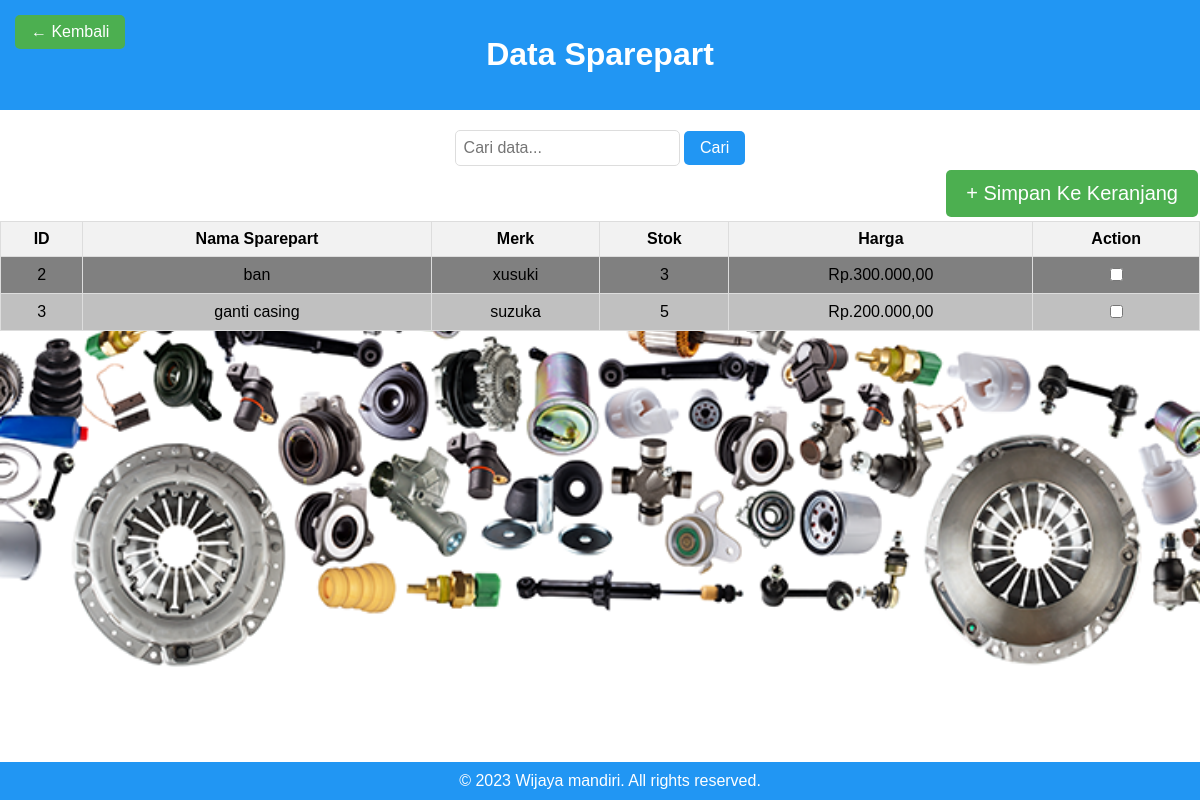
Screenshot of /input_sparepart.php (signed in) with the database file from the repository.
### tables this page shows
CREATE TABLE `sparepart` (
  `id_sparepart` int(3) NOT NULL,
  `nama_sparepart` varchar(50) NOT NULL,
  `merk_sparepart` varchar(20) NOT NULL,
  `stok_sparepart` int(3) NOT NULL,
  `harga_sparepart` int(30) NOT NULL
);

### input_sparepart.php (the view, shortened to what this page needs)
<?php
include 'koneksi.php';
$sql = "SELECT * FROM sparepart";
$result = mysqli_query($conn, $sql);
?>
<!DOCTYPE html>
<html>
<head>
</head>
<body>
    <header>
        <h1>Data Sparepart</h1>
    </header>
    <div class="search-form">
        <form action="" method="get">
            <input type="text" name="search" placeholder="Cari data...">
            <input type="submit" value="Cari">
        </form>
    </div>
    <table>
        <tr>
            <th>ID</th>
            <th>Nama Sparepart</th>
            <th>Merk</th>
            <th>Stok</th>
            <th>Harga</th>
            <th>Action</th>
        </tr>
        <form action="input_pemesanan_sparepart.php" method="post" >
        <?php
        if (mysqli_num_rows($result) > 0) {
            while ($row = mysqli_fetch_assoc($result)) {
                echo "<tr>";
                echo "<td>" . $row["id_sparepart"] . "</td>";
                echo "<td>" . $row["nama_sparepart"] . "</td>";
                echo "<td>" . $row["merk_sparepart"] . "</td>";
                echo "<td>" . $row["stok_sparepart"] . "</td>";
                echo "<td>Rp." . number_format($row["harga_sparepart"], 0, ',', '.') . ",00"."</td>";
                echo "<td><input type='checkbox' name='sparepart[]' value='" . $row["id_sparepart"] . "'></td>";
                echo "</tr>";
            }
        } else {
            echo "<tr><td colspan='5'>Tidak ada data sparepart yang ditemukan.</td></tr>";
        }
        ?>
        <input type="submit" value="+ Simpan Ke Keranjang" class="add-pemesanan-button">
    </table>
    <a href="index.php" class="back-button">&#8592; Kembali</a>
    <footer>
        &copy; 2023 Wijaya mandiri. All rights reserved.
    </footer>
</body>
</html>

### input_sparepart.php (style rules this page uses)
body { font-family: Arial, sans-serif; margin: 0; padding: 0; background-color: #f1f1f1; }
header { background-color: #2196F3; color: white; text-align: center; padding: 15px; }
table { border-collapse: collapse; width: 100%; margin-top: 20px; background-color: grey; }
th, td { border: 1px solid #ddd; padding: 8px; text-align: center; }
th { background-color: #f2f2f2; }
tr:nth-child(even) { background-color: silver; }
body { background-image: url("sparepart2.png"); background-size: cover; background-repeat: no-repeat; background-position: center center; background-attachment: fixed; }
.back-button { background-color: #4CAF50; color: white; border: none; padding: 8px 16px; font-size: 16px; cursor: pointer; text-decoration: none; position: absolute; top: 15px; left: 15px; border-radius: 5px; display: inline-block; }
.add-pemesanan-button { background-color: #4CAF50; color: white; border: none; padding: 12px 20px; text-align: center; text-decoration: none; display: inline-block; font-size: 20px; margin: 4px 2px; cursor: pointer; float: right; border-radius: 5px; }
.search-form { margin-top: 20px; text-align: center; }
.search-form input[type="text"] { padding: 8px; font-size: 16px; border: 1px solid #ddd; border-radius: 5px; }
.search-form input[type="submit"] { background-color: #2196F3; color: white; border: none; padding: 8px 16px; font-size: 16px; cursor: pointer; border-radius: 5px; }
footer { background-color: #2196F3; color: white; text-align: center; padding: 10px; position: absolute; bottom: 0; width: 100%; }

### rows the page displays
sparepart: id_sparepart "2", nama_sparepart "ban", merk_sparepart "xusuki", stok_sparepart "3", harga_sparepart "300.000"
sparepart: id_sparepart "3", nama_sparepart "ganti casing", merk_sparepart "suzuka", stok_sparepart "5", harga_sparepart "200.000"
